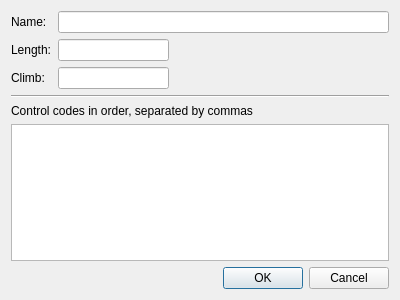
<?xml version="1.0" encoding="UTF-8"?>
<ui version="4.0">
 <class>courseDialog</class>
 <widget class="QDialog" name="courseDialog">
  <property name="geometry">
   <rect>
    <x>0</x>
    <y>0</y>
    <width>400</width>
    <height>300</height>
   </rect>
  </property>
  <property name="windowTitle">
   <string>Course</string>
  </property>
  <layout class="QGridLayout" name="gridLayout">
   <item row="0" column="0">
    <widget class="QLabel" name="label">
     <property name="text">
      <string>Name:</string>
     </property>
     <property name="buddy">
      <cstring>nameEdit</cstring>
     </property>
    </widget>
   </item>
   <item row="0" column="1" colspan="3">
    <widget class="QLineEdit" name="nameEdit"/>
   </item>
   <item row="1" column="0">
    <widget class="QLabel" name="label_2">
     <property name="text">
      <string>Length:</string>
     </property>
     <property name="buddy">
      <cstring>lengthEdit</cstring>
     </property>
    </widget>
   </item>
   <item row="1" column="1">
    <widget class="QLineEdit" name="lengthEdit"/>
   </item>
   <item row="1" column="2" colspan="2">
    <spacer name="horizontalSpacer">
     <property name="orientation">
      <enum>Qt::Horizontal</enum>
     </property>
     <property name="sizeHint" stdset="0">
      <size>
       <width>214</width>
       <height>20</height>
      </size>
     </property>
    </spacer>
   </item>
   <item row="2" column="1">
    <widget class="QLineEdit" name="climbEdit"/>
   </item>
   <item row="2" column="0">
    <widget class="QLabel" name="label_3">
     <property name="text">
      <string>Climb:</string>
     </property>
     <property name="buddy">
      <cstring>climbEdit</cstring>
     </property>
    </widget>
   </item>
   <item row="2" column="2" colspan="2">
    <spacer name="horizontalSpacer_2">
     <property name="orientation">
      <enum>Qt::Horizontal</enum>
     </property>
     <property name="sizeHint" stdset="0">
      <size>
       <width>214</width>
       <height>20</height>
      </size>
     </property>
    </spacer>
   </item>
   <item row="3" column="0" colspan="4">
    <widget class="Line" name="line">
     <property name="orientation">
      <enum>Qt::Horizontal</enum>
     </property>
    </widget>
   </item>
   <item row="4" column="0" colspan="4">
    <widget class="QLabel" name="label_5">
     <property name="text">
      <string>Control codes in order, separated by commas</string>
     </property>
     <property name="buddy">
      <cstring>controlsText</cstring>
     </property>
    </widget>
   </item>
   <item row="5" column="0" colspan="4">
    <widget class="QPlainTextEdit" name="controlsText"/>
   </item>
   <item row="6" column="0" colspan="4">
    <widget class="QDialogButtonBox" name="buttonBox">
     <property name="orientation">
      <enum>Qt::Horizontal</enum>
     </property>
     <property name="standardButtons">
      <set>QDialogButtonBox::Cancel|QDialogButtonBox::Ok</set>
     </property>
    </widget>
   </item>
  </layout>
 </widget>
 <resources/>
 <connections>
  <connection>
   <sender>buttonBox</sender>
   <signal>accepted()</signal>
   <receiver>courseDialog</receiver>
   <slot>accept()</slot>
   <hints>
    <hint type="sourcelabel">
     <x>248</x>
     <y>254</y>
    </hint>
    <hint type="destinationlabel">
     <x>157</x>
     <y>274</y>
    </hint>
   </hints>
  </connection>
  <connection>
   <sender>buttonBox</sender>
   <signal>rejected()</signal>
   <receiver>courseDialog</receiver>
   <slot>reject()</slot>
   <hints>
    <hint type="sourcelabel">
     <x>316</x>
     <y>260</y>
    </hint>
    <hint type="destinationlabel">
     <x>286</x>
     <y>274</y>
    </hint>
   </hints>
  </connection>
 </connections>
</ui>
